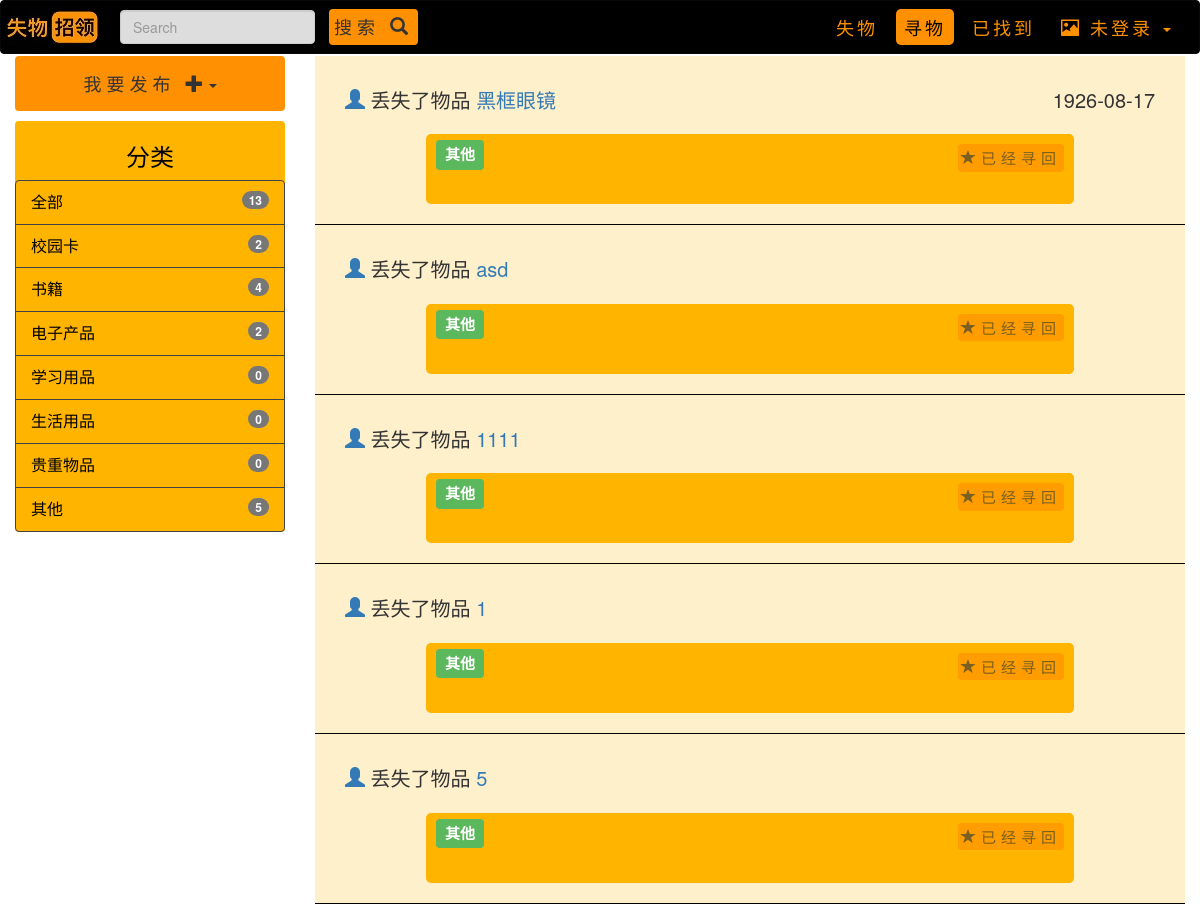
The page /lost_other/ on the database as committed earlier.
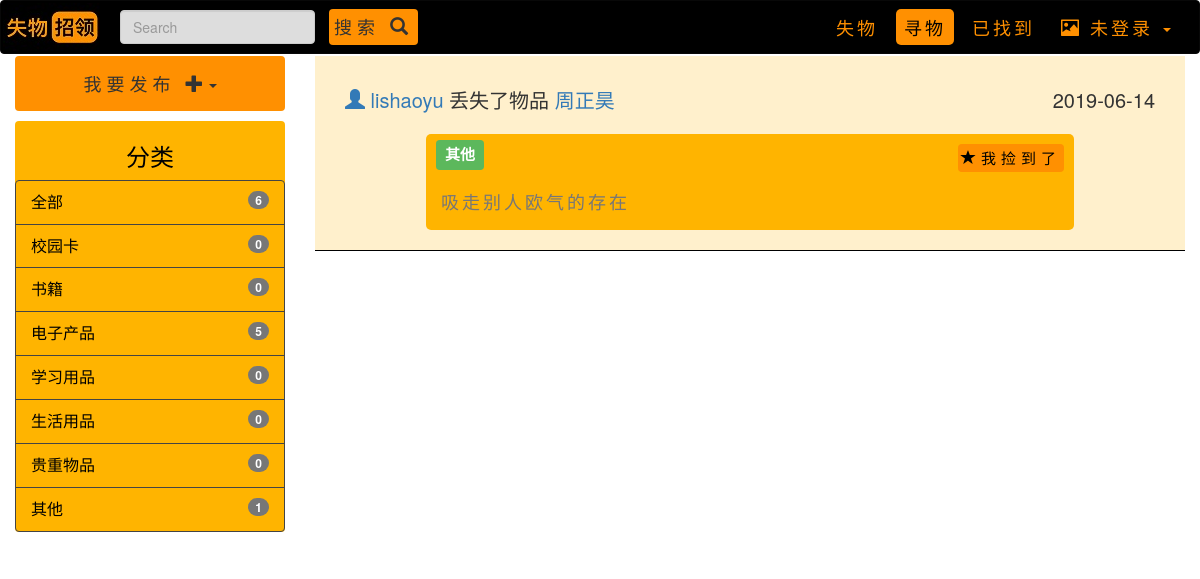
The same page on the database as committed later.
### main/models.py (models this page shows, shortened)
class LostItemData(models.Model):
    item_name = models.CharField(max_length=20)
    item_description = models.CharField(max_length=50, default="")
    item_type = models.CharField(choices=i_type, max_length=20, default="")
    item_time = models.CharField(max_length=20)
    item_location = models.CharField(max_length=50)
    item_status = models.BooleanField(default=False)
    item_publisher = models.CharField(max_length=20, default="")

### main/views.py (the view)
# urls.py: path("lost_other/", views.lost_other, name="lost_other"),
def lost_other(request):
    book_amount_lost = 0
    val_amount_lost = 0
    study_amount_lost = 0
    live_amount_lost = 0
    card_amount_lost = 0
    elec_amount_lost = 0
    other_amount_lost = 0
    for item in LostItemData.objects.all():
        if item.item_type == "校园卡":
            card_amount_lost += 1
        elif item.item_type == "书籍类":
            book_amount_lost += 1
        elif item.item_type == "学习用品":
            study_amount_lost += 1
        elif item.item_type == "生活用品":
            live_amount_lost += 1
        elif item.item_type == "贵重物品":
            val_amount_lost += 1
        elif item.item_type == "电子产品":
            elec_amount_lost += 1
        elif item.item_type == "其他":
            other_amount_lost += 1
    amount_lost = book_amount_lost + card_amount_lost + elec_amount_lost + other_amount_lost + study_amount_lost + live_amount_lost + val_amount_lost
    items = []
    for item in LostItemData.objects.all():
        if item.item_type == "其他":
            items.append(item)
    items.reverse()
    content = {"lost_items": items, "all": amount_lost, "card": card_amount_lost, "book": book_amount_lost, "elec": elec_amount_lost, "other": other_amount_lost, "study": study_amount_lost,
               "live": live_amount_lost, "val": val_amount_lost}
    return render(request, "lost.html", content)

### main/templates/lost.html (shortened to what the changed rows need)
{% load staticfiles %}
<!DOCTYPE html>
<html lang="zh-hans">
<head>
    <link rel="stylesheet" href="{% static 'css\bootstrap.min.css' %}">
    <link rel="stylesheet" href="{% static 'css\navbar.css' %}">
    <link rel="stylesheet" href="{% static 'css\home.css' %}">
    <link rel="stylesheet" href="{% static 'css\rightPart.css' %}">
    <link rel="stylesheet" href="{% static 'css\leftPart.css' %}">
</head>
<body>
<div class="container-fluid">
    <div class="row">
        <div class="col-md-3 left-part">
            <br>
            <div class="typebar">
                <div class="list-group">
                  <a href="{% url "main:lost" %}" class="list-group-item">全部<span class="badge">{{ all }}</span></a>
                  <a href="{% url "main:lost_card" %}" class="list-group-item">校园卡<span class="badge">{{ card }}</span></a>
                  <a href="{% url "main:lost_book" %}" class="list-group-item">书籍<span class="badge">{{ book }}</span></a>
                  <a href="{% url "main:lost_elec" %}" class="list-group-item">电子产品<span class="badge">{{ elec }}</span></a>
                  <a href="{% url "main:lost_other" %}" class="list-group-item">其他<span class="badge">{{ other }}</span></a>
                </div>
            </div>
        </div>
        <div class="col-md-9 right-part">
          {% for item in lost_items %}
          <div class="item">
            <div class="top-part">
              <div class="people-name">
                <a href="#"><span class="glyphicon glyphicon-user"aria-hidden="true"> </span> {{item.item_publisher}}</a>
                丢失了物品
                <a href="#">{{item.item_name}}</a>
              </div>
              <div class="time">
                {{ item.item_time }}
              </div>
            </div>
            <div class="item-part">
            <span class="label label-success item-name">{{ item.item_type }}</span>
            {% if item.item_status == False %}
            <button class="btn" type="button" name="button" > <a href="{% url 'main:lostitem_return' forloop.counter %}"><span class="glyphicon glyphicon-star"aria-hidden="true" ></span>我捡到了</a> </button>
            {% else %}
            <button class="btn" type="button" disabled="disabled" name="button"><span class="glyphicon glyphicon-star"aria-hidden="true"> </span>已经寻回</button>
            {% endif %}
            <div class="description">
                {{ item.item_description }}
            </div>
            </div>
          </div>
          {% endfor %}
        </div>
    </div>
</div>
</body>
</html>

Rows that differ between the two databases and show on the page:
removed LostItemData: item_name "黑框眼镜", item_time "1926-08-17", item_type "其他", item_status True (drawn)
removed LostItemData: item_name "asd", item_type "其他", item_status True (drawn)
removed LostItemData: item_name "1111", item_type "其他", item_status True (drawn)
removed LostItemData: item_name "1", item_type "其他", item_status True (drawn)
removed LostItemData: item_name "5", item_type "其他", item_status True (drawn)
added LostItemData: item_publisher "lishaoyu", item_name "周正昊", item_time "2019-06-14", item_type "其他", item_status False (drawn), item_description "吸走别人欧气的存在"
Other text that changed with them:
{{ all }}: "13" → "6"
{{ card }}: "2" → "0"
{{ book }}: "4" → "0"
{{ elec }}: "2" → "5"
{{ other }}: "5" → "1"
